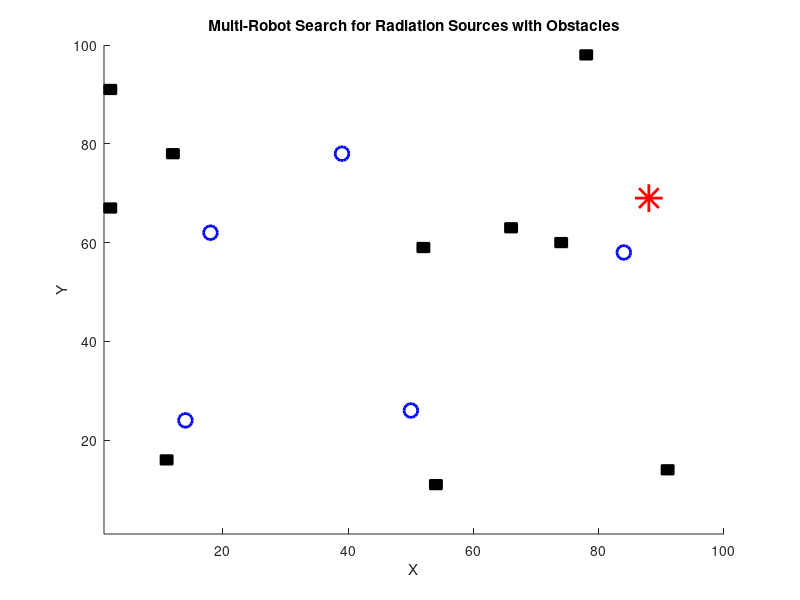

MATLAB code for this plot:
% 定义场景大小
width = 100;
height = 100;

% 定义机器人数量和位置
num_robots = 5;
robot_positions = randi([1 width], num_robots, 2);

% 定义放射源位置
source_position = randi([1 width], 1, 2);

% 定义障碍物数量和位置
num_obstacles = 10;
obstacle_positions = randi([1 width], num_obstacles, 2);

% 绘制场景
figure;
hold on;

% 绘制机器人
for i = 1:num_robots
    plot(robot_positions(i,1), robot_positions(i,2), 'bo', 'MarkerSize', 10, 'LineWidth', 2);
end

% 绘制放射源
plot(source_position(1), source_position(2), 'r*', 'MarkerSize', 20, 'LineWidth', 2);

% 绘制障碍物
for i = 1:num_obstacles
    rectangle('Position', [obstacle_positions(i,1)-1, obstacle_positions(i,2)-1, 2, 2], 'FaceColor', 'k', 'LineWidth', 1);
end

% 设置坐标轴和标题
xlim([1 width]);
ylim([1 height]);
xlabel('X');
ylabel('Y');
title('Multi-Robot Search for Radiation Sources with Obstacles');

% 显示图像
hold off;
